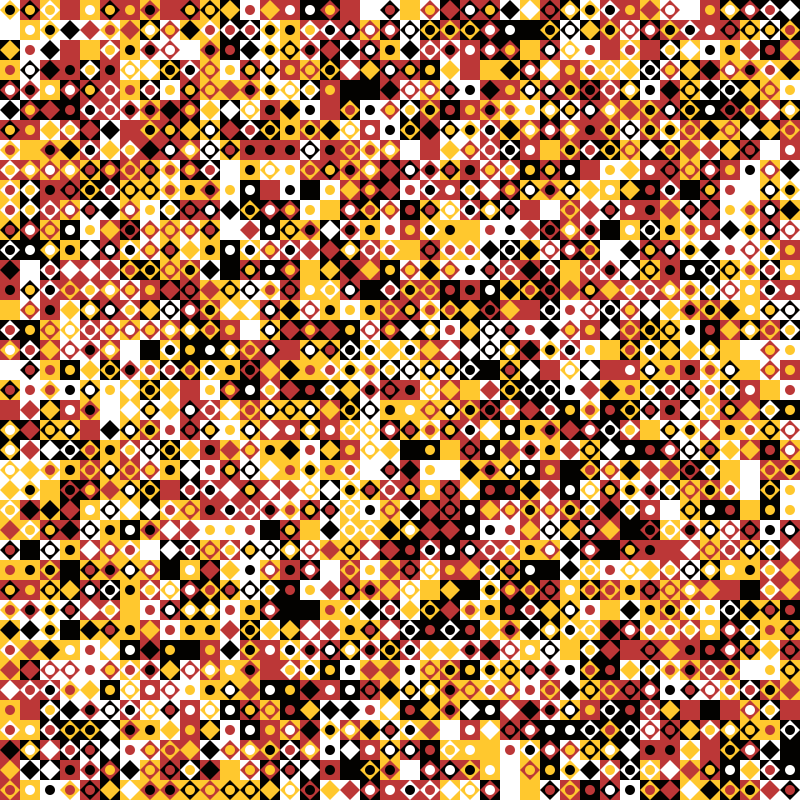
Frame 1 (no input)
Frame 60 (the mouse pressed at the canvas centre just before this capture): identical to frame 1, image omitted
Frame 120 (the mouse held since frame 60 and released just before this capture): identical to frame 1, image omitted

The Processing sketch that drew this single still picture (run headless with seeded random() and noise(); from frame 60 on, the mouse is pressed at the canvas centre):

// Processing sketch: Exercise7_Sasj_nl1
// ── Exercise7_Sasj_nl1.pde
/*
  drawing inspired by sasj_nl
*/
int gridSize = 20;
color[] colors = {#BC3737,#FFC82E,#FFFFFF,#030200};
int cols;
int rows;

void setup(){
  size(800,800);
  cols = int(width/gridSize);
  rows = int(height/gridSize);

  for(int j = 0; j < rows; j++){
    for(int i = 0; i < cols; i++){
      pushMatrix();
      translate(i*gridSize, j*gridSize);
        drawRect();
        drawDimond();
        drawCircle();
      popMatrix();
    
    }
  }

}

void draw(){
}

void drawRect(){
  rectMode(CENTER);
  noStroke();
  fill(colors[floor(random(4))]);
  rect(gridSize/2,gridSize/2,gridSize,gridSize);
}

void drawDimond(){
  fill(colors[floor(random(4))]);
  beginShape();
  vertex(gridSize/2,0);
  vertex(gridSize,gridSize/2);
  vertex(gridSize/2,gridSize);
  vertex(0,gridSize/2);
  endShape(CLOSE);
}

void drawCircle(){
  fill(colors[floor(random(4))]);
  ellipse(gridSize/2,gridSize/2,gridSize/2,gridSize/2);
}
